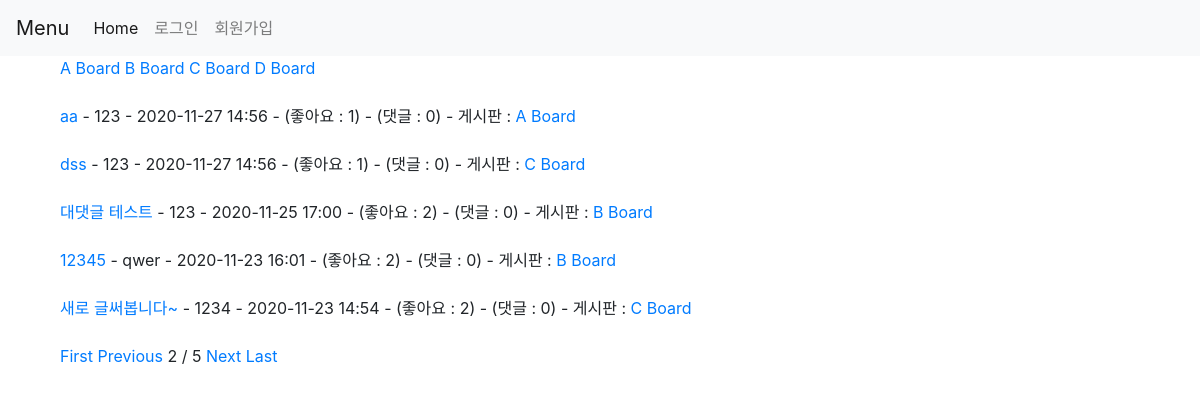
Screenshot of /?page=2 with the database file from the repository.
### siteapp/models.py (models this page shows, shortened)
class Board(models.Model):
  title = models.CharField(max_length=20)

class Content(models.Model):
  title = models.CharField(max_length=20)
  body = models.TextField()
  date = models.DateTimeField(default=timezone.now)
  writer = models.ForeignKey('auth.User', on_delete=models.CASCADE, null=True)
  image = models.ImageField(upload_to="images/", null=True, blank=True)
  comment_count = models.PositiveIntegerField(default=0)
  like_count = models.PositiveIntegerField(default=0)
  board = models.ForeignKey(Board, on_delete = models.CASCADE, null=True)
  class Meta:
    ordering = ['-date',]

### siteapp/views.py (the view)
# urls.py: 2. Add a URL to urlpatterns:  path('', views.home, name='home')
def home(request):
  contents = Content.objects
  content_list = Content.objects.all()
  paginator = Paginator(content_list,5)
  page = request.GET.get('page')
  posts = paginator.get_page(page)
  board = Board.objects.all()
  return render(request,'home.html',{'contents':contents, 'posts':posts, 'Board':board})

### siteapp/templates/home.html
{% extends 'base.html' %}
{% block content %}
<div class="container">
  {% for board in Board %}
    <a href="{% url 'board' board.id %}">{{board.title}}</a>
  {% endfor %}
  <br><br>
  {% for post in posts %}
    <a href="{% url 'detail' post.id %}">{{post.title}}</a>
    - {{post.writer}} - {{post.date | date:'Y-m-d H:i'}} - (좋아요 : {{post.like_count}})
    - (댓글 : {{post.comment_count}})
    - 게시판 : <a href="{% url 'board' post.board.id %}">{{post.board.title}}</a>
    <br><br>
  {% endfor %}
  {% if posts.has_previous %}
    <a href="?page=1">First</a>
    <a href="?page={{posts.previous_page_number}}">Previous</a>
  {% endif %}
  <span>{{posts.number}} / {{posts.paginator.num_pages}}</span>
  {% if posts.has_next %}
    <a href="?page={{posts.next_page_number}}">Next</a>
    <a href="?page={{posts.paginator.num_pages}}">Last</a>
  {% endif %}
</div>
{% endblock %}

### rows the page displays
Board: title "A Board"
Board: title "B Board"
Board: title "C Board"
Board: title "D Board"
Content: title "aa", writer "123", date "2020-11-27 14:56", like_count "1", comment_count "0", board "A Board"
Content: title "dss", writer "123", date "2020-11-27 14:56", like_count "1", comment_count "0", board "C Board"
Content: title "대댓글 테스트", writer "123", date "2020-11-25 17:00", like_count "2", comment_count "0", board "B Board"
Content: title "12345", writer "qwer", date "2020-11-23 16:01", like_count "2", comment_count "0", board "B Board"
Content: title "새로 글써봅니다~", writer "1234", date "2020-11-23 14:54", like_count "2", comment_count "0", board "C Board"

### other values shown
{{ posts.number }} "2"
{{ posts.paginator.num_pages }} "5"
